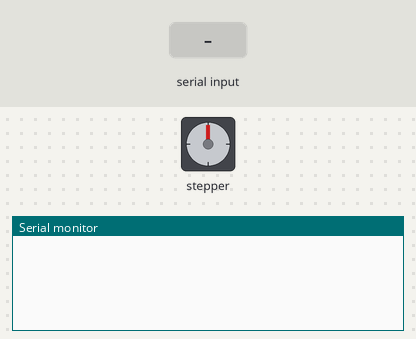
A sketch run on a simulated Arduino Uno, built with avr-gcc and run on an emulated ATmega328P. Parts: stepper motor, the last lines printed to the serial monitor. Wiring (inferred from the names in the program): stepper motor (2048 steps per turn assumed): coils pin 8, pin 9, pin 10, pin 11. Inputs (shaded band) come from the test bench.

Above: at 1.2 s.
1.3 s: "S" received over Serial
At 1.7 s:
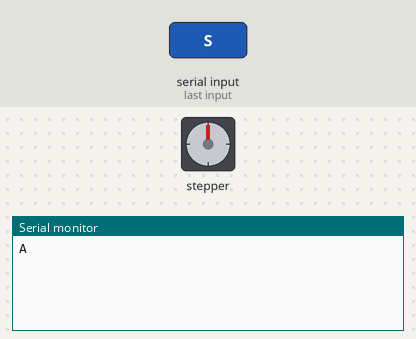
2.8 s: "1" received over Serial
At 4.0 s:
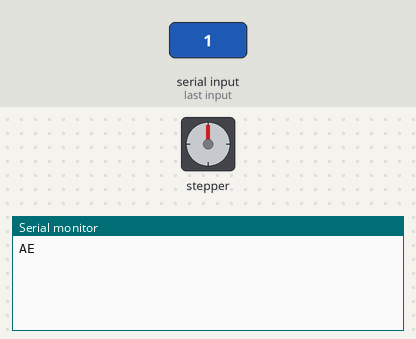

Measured:
- after the input at 1.3 s, the serial monitor: prints a new line at once (image 1)
- after the input at 2.8 s, the serial monitor: prints a new line at once (image 2)

The sketch:

iteration_2_-spin_stop_5v.ino
```cpp
// Stepper pins
int motorPins[4] = {8, 9, 10, 11};

// Step sequence
int stepSequence[4][4] = {
  {1, 0, 0, 1},
  {1, 0, 0, 0},
  {1, 1, 0, 0},
  {0, 1, 0, 0}
};

int stepIndex = 0;
bool spinning = false;

unsigned long lastStepTime = 0;
int stepDelay = 5; // speed

void setup() {
  Serial.begin(115200);

  for (int i = 0; i < 4; i++) {
    pinMode(motorPins[i], OUTPUT);
    digitalWrite(motorPins[i], LOW);
  }
}

void loop() {

  // --- READ SERIAL ---
  if (Serial.available() > 0) {
    char cmd = Serial.read();

    switch (cmd) {
      case 'S': // spin
        spinning = true;
        Serial.write("A", 1); // ACK
        break;

      case 'C': // stop
        spinning = false;
        stopMotor();
        Serial.write("A", 1); // ACK
        break;

      default:
        Serial.write("E", 1); // error
        break;
    }
  }

  // --- MOTOR LOOP ---
  if (spinning) {
    unsigned long currentTime = millis();

    if (currentTime - lastStepTime >= stepDelay) {
      stepMotor();
      lastStepTime = currentTime;
    }
  }
}

// Step motor
void stepMotor() {
  for (int i = 0; i < 4; i++) {
    digitalWrite(motorPins[i], stepSequence[stepIndex][i]);
  }

  stepIndex++;

  if (stepIndex >= 4) {
    stepIndex = 0;
  }
}

// Stop motor
void stopMotor() {
  for (int i = 0; i < 4; i++) {
    digitalWrite(motorPins[i], LOW);
  }
}
```
